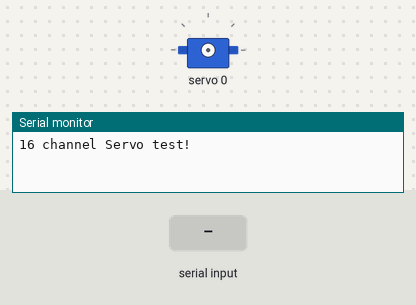
Bench run of a sketch on a simulated Arduino Uno, built with avr-gcc and run on an emulated ATmega328P. Parts: servo, the last lines printed to the serial monitor. Inputs (shaded band) come from the test bench.

Above: at 1.2 s.
1.3 s: "min" received over Serial
3.1 s: "max" received over Serial
At 3.9 s:
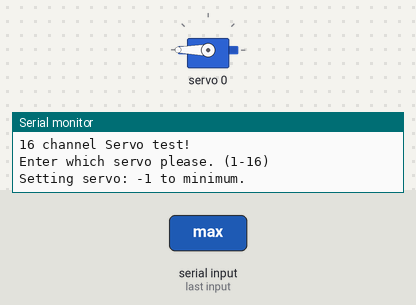
4.8 s: "quit" received over Serial
Timing chart, 0 to 7.8 s (numbered marks = the images above; inputs shaded):
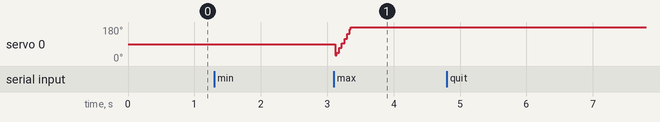

Measured:
- after the input at 3.1 s, servo 0: 90° → 180° at once

The sketch:

robot_arm.ino
```cpp
//Import Wire and The Adafruit PWM servodriver class
#include <Wire.h>
#include <Adafruit_PWMServoDriver.h>


// Make a new PWMServodrive class called pwm
// If no adress is given, it uses the default address 0x40
Adafruit_PWMServoDriver pwm = Adafruit_PWMServoDriver(/*Add adress here if wanted*/);


// Depending on your servo make, the pulse width min and max may vary, you
// want these to be as small/large as possible without hitting the hard stop
// for max range. You'll have to tweak them as necessary to match the servos you
// have!
#define SERVOMIN  150 // this is the 'minimum' pulse length count (out of 4096)
#define SERVOMAX  600 // this is the 'maximum' pulse length count (out of 4096)
#define HZ 50         // this is the PWM period for the microservo

// our servo # counter
int servonum = 0;
bool done = false;
String monitorLine = "null";

void setup() {
  Serial.begin(9600);
  Serial.println("16 channel Servo test!");

  pwm.begin();

  pwm.setPWMFreq(HZ);  // Analog servos run at ~50 Hz updates

  yield();
}

// you can use this function if you'd like to set the pulse length in seconds
// e.g. setServoPulse(0, 0.001) is a ~1 millisecond pulse width. its not precise!
void setServoPulse(uint8_t n, double pulse) {
  double pulselength;

  pulselength = 1000000;   // 1,000,000 us per second
  pulselength /= HZ;   // 50 Hz
  Serial.print(pulselength); Serial.println(" us per period");
  pulselength /= 4096;  // 12 bits of resolution
  Serial.print(pulselength); Serial.println(" us per bit");
  pulse *= 1000;
  pulse /= pulselength;
  Serial.println(pulse);
  pwm.setPWM(n, 0, pulse);
}

void loop() {
 // Read until the program is done
 while(!done){

  // Wait until you recieve something from the Serial monitor.
  if (Serial.available() > 0) {
    //read the monitor like a string
    monitorLine = myRead();

    // Compute the command written
    stringSwitch(monitorLine);

  // say what you got:
  //Serial.print("I received: ");
  //Serial.println(monitorLine);
  }

  delay(500);
  monitorLine = "null";
 }
}

void stringSwitch(String str){
  String sNum;
  int num =0;

  if(str != "null"){
    if(str == "min"){
      Serial.println("Enter which servo please. (1-16)");
      while(Serial.available() == 0){}
      sNum = myRead();
      num = sNum.toInt();
      if(num > 0 || num <= 16){
        servo_to_min(num-1);
      }
      else{Serial.println("Something went wrong, are you sure you type in an integer between 1-16?");}
    }
    else if(str == "max"){
      Serial.println("Enter which servo please. (1-16)");
      while(Serial.available() == 0){}
      sNum = myRead();
      num = sNum.toInt();
      if(num > 0 || num <= 16){
        servo_to_max(num-1);
      }
      else{Serial.println("Something went wrong, are you sure you type in an integer between 1-16?");}
    }
    else if(str == "quit"){
      Serial.println("Exting the main loop. Dave what will happen to me?");
      done = !done;
    }
    else{
      Serial.println("That command does not compute Idiot...");
      Serial.println("Try min, max or quit.");
    }
  }
}

// Reads everythin from the Serial monitor,
// Returns as a lowercase string.
String myRead(){
  // read the incoming byte:
  String str;
  char cha = Serial.read();

  // Construct a string of the input.
  while(Serial.peek() > 0){
    str += cha;
    cha = Serial.read();
    delay(50);
  }
  // Add the last character to the string
  str += cha;
  str.toLowerCase();
  return str;
}

void servo_to_min(int num){
  Serial.print("Setting servo: "); Serial.print(num); Serial.println(" to minimum.");
  for (int pulselen = SERVOMIN; pulselen < SERVOMAX; pulselen++) {
    pwm.setPWM(servonum, 0, pulselen);
  }
}

void servo_to_max(int num){
  Serial.print("Setting servo: "); Serial.print(num); Serial.println(" to maximum.");
  for (int pulselen = SERVOMAX; pulselen > SERVOMIN; pulselen--) {
    pwm.setPWM(servonum, 0, pulselen);
  }
}
```

main.cpp
```cpp
#include <Arduino.h>

void setup() {
    // put your setup code here, to run once:
}

void loop() {
    // put your main code here, to run repeatedly:
}
```
